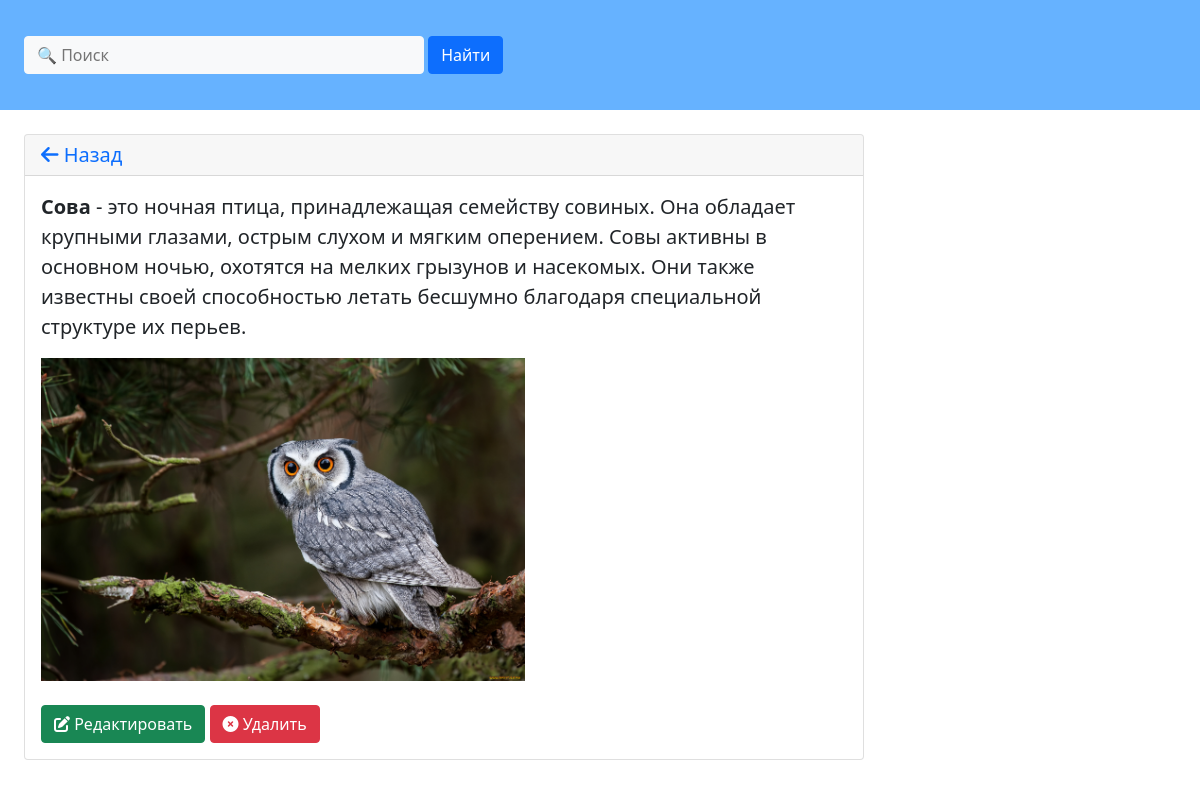
Page /dictionary/6/ on the committed database.
### dictionary/models.py (models this page shows, shortened)
class Word(models.Model):
    name = models.CharField('Название слова', max_length=64)
    text = models.TextField('Определение слова')
    photo = models.ImageField('Изображение', upload_to='images/')
    class Meta:
        verbose_name = 'Слово'
        verbose_name_plural = 'Слова'

### dictionary/views.py (the view)
# urls.py: path('<int:pk>/', DictDetailView.as_view(), name='dict_detail'),
class DictDetailView(DetailView):
    model = Word
    template_name = 'dictionary/dictionary_detail.html'
    context_object_name = 'dict_detail'

### dictionary/templates/dictionary/dictionary_detail.html
{% extends 'root.html' %}
{% block content %}
    <div>
        <div class="card" style="width: 70%; margin: 2%;">
            <h5 class="card-header"><a style="text-decoration: none;" href="{% url 'dictionary:dict' %}"><i class="fa-solid fa-arrow-left"></i> Назад</a></h5>
            <div class="card-body">
                <p class="card-text" style="font-size: 20px;"><span style="font-weight: bold;">{{ dict_detail.name }}</span> - {{ dict_detail.text }}</p>
                <img style="width: 60%;" src="{{ dict_detail.photo.url }}"> <br><br>
                <a href="{% url 'dictionary:dict_update' dict_detail.id %}" class="btn btn-success"><i class="fa-solid fa-pen-to-square"></i> Редактировать</a>
                <a href="{% url 'dictionary:dict_delete' dict_detail.id %}" class="btn btn-danger"><i class="fa-solid fa-circle-xmark"></i> Удалить</a>
            </div>
        </div>
    </div>
{% endblock %}

### rows in the picture
Word: name "Сова", text "это ночная птица, принадлежащая семейству совиных. Она обладает крупными глазами, острым слухом и мягким оперением. Совы активны в основном ночью, охотятся на мелких грызунов и насекомых. Они также известны своей способностью летать бесшумно благодаря специальной структуре их перьев.", photo (picture)
